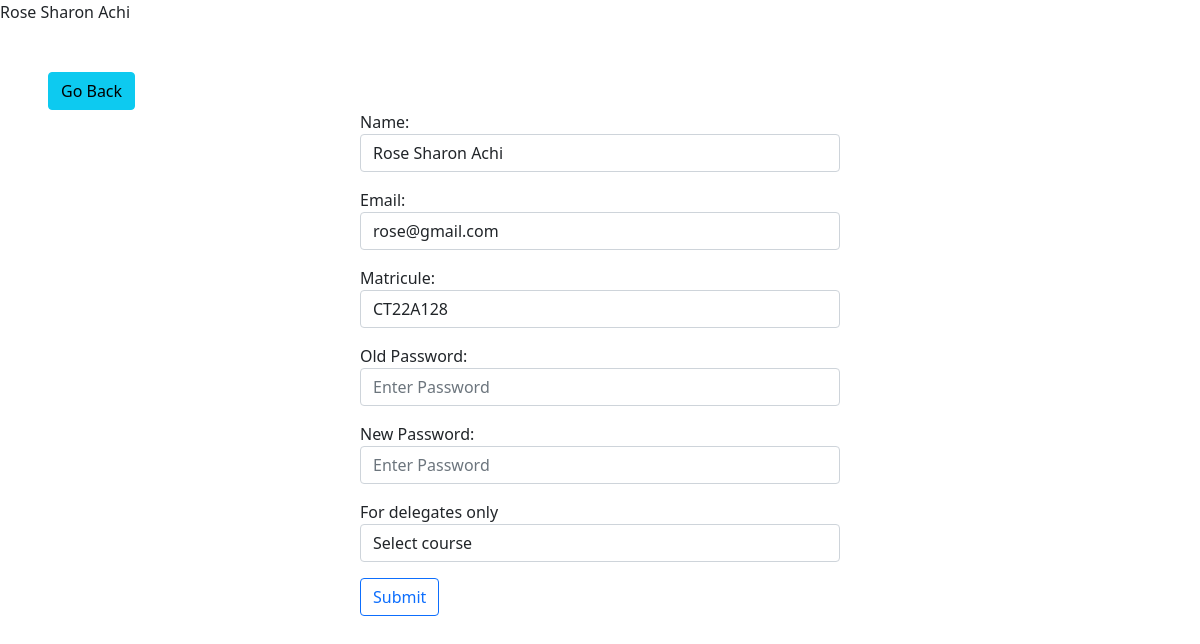
The page /php/update_profile.php (signed in) on the database its author committed.
### tables this page shows
CREATE TABLE `users` (
  `id` int(11) NOT NULL,
  `name` varchar(255) NOT NULL,
  `email` varchar(255) NOT NULL,
  `matricule` varchar(8) NOT NULL,
  `password` varchar(255) NOT NULL
);

### php/update_profile.php (the view, shortened to what this page needs)
<?php
require_once('./db_connect.php');
$matricule = $_SESSION["matricule"];
$fetch_user_stmt = $pdo->prepare("SELECT * FROM users WHERE matricule = ?");
$fetch_user_stmt->execute([$matricule]);
$user = $fetch_user_stmt->fetch(PDO::FETCH_OBJ);
?>
<!DOCTYPE html>
<html lang="en">
<head>
     <link rel="stylesheet" href="../assets/bootstrap-5.0.2-dist/css/bootstrap.min.css">
</head>
<body>
     <main class="w-100 h-100 p-5">
          <a href="./classes.php" class="btn btn-info">Go Back</a>
          <div class="mx-auto" style="max-width: 480px;">
               <form method="post" class="mw-100 mx-auto">
                    <div class="form-group mb-3">
                         <label for="name">Name:</label>
                         <input type="text" name="name" value="<?=$user->name?>" placeholder="Enter Name" class="form-control">
                    </div>
                    <div class="form-group mb-3">
                         <label for="email">Email:</label>
                         <input type="text" name="email" value="<?=$user->email?>" placeholder="Enter Email" class="form-control">
                    </div>
                    <div class="form-group mb-3">
                         <label for="matricule">Matricule:</label>
                         <input type="text" name="matricule" value="<?=$user->matricule?>" placeholder="Enter Matricule" class="form-control">
                    </div>
                    <div class="form-group mb-3">
                         <label for="password">Old Password:</label>
                         <input type="text" name="old_password" placeholder="Enter Password" class="form-control">
                    </div>
                    <div class="form-group mb-3">
                         <label for="password">New Password:</label>
                         <input type="text" name="new_password" placeholder="Enter Password" class="form-control">
                    </div>
                    <div class="form-group mb-3">
                         <label for="course">For delegates only</label>
                         <select name="course" id="course" class="form-control">
                              <option>Select course</option>
                         </select>
                    </div>
                    <button type="submit" class="btn btn-outline-primary mb-3">Submit</button>
               </form>
          </div>
     </main>
</body>
</html>

### rows shown on the page
users: name "Rose Sharon Achi", email "rose@gmail.com", matricule "CT22A128"
